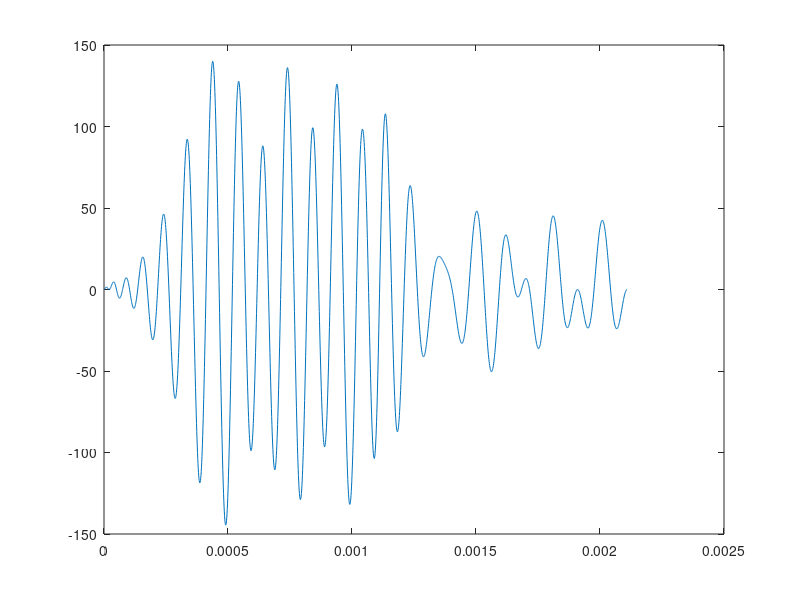

Source code (MATLAB):
%% Chirp Signal for FPGA
A = 1;  %Amplitude
Ts = 0.000001; %Sampling period
Fs = 1/Ts;
%% 50 KHz
F1 = 50000; %Frequency1
t1 = 0:Ts:0.00002;
s1 = A*cos(2*pi*F1*t1); 
%% 25 kHz
F2 = 25000; %Frequency 
t2 = 0:Ts:0.00004;
s2 = A*cos(2*pi*F2*t2); 
%% 16.667 kHz
F3 = 16667; %Frequency 
t3 = 0:Ts:0.00006;
s3 = A*cos(2*pi*F3*t3); 
%% 12.5 kHz
F4 = 12500; %Frequency 
t4 = 0:Ts:0.00008;
s4 = A*cos(2*pi*F4*t4); 
%% 10 kHz
F5 = 10000; %Frequency 
t5 = 0:Ts:0.0001;
s5 = A*cos(2*pi*F5*t5); 
%% 8.334 kHz
F6 = 8334; %Frequency 
t6 = 0:Ts:0.00012;
s6 = A*cos(2*pi*F6*t6); 
%% 7.143 kHz
F7 = 7143; %Frequency 
t7 = 0:Ts:0.00014;
s7 = A*cos(2*pi*F7*t7); 
%% 6.25 kHz
F8 = 6250; %Frequency 
t8 = 0:Ts:0.00016;
s8 = A*cos(2*pi*F8*t8); 
%% 5.556 kHz
F9 = 5556; %Frequency 
t9 = 0:Ts:0.00018;
s9 = A*cos(2*pi*F9*t9); 
%% 5 kHz
F10 = 5000; %Frequency 
t10 = 0:Ts:0.0002;
s10 = A*cos(2*pi*F10*t10); 
%% Plot Chirp
s=[s1 s2 s3 s4 s5 s6 s7 s8 s9 s10];

t_k=0:Ts:0.001;
f_10kHz=sin(2*pi*10000*t_k); 

z=conv(s,f_10kHz);
ttt=0:Ts:0.002109;
plot(ttt,z);
